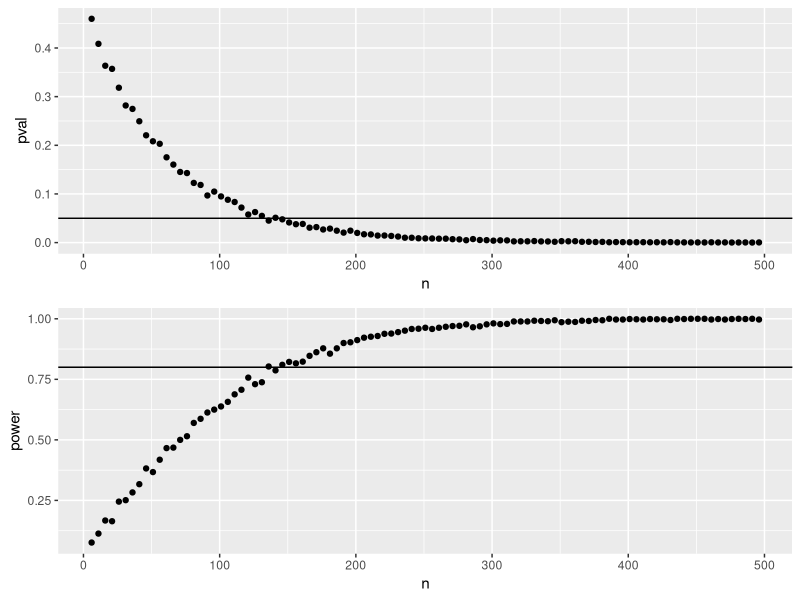
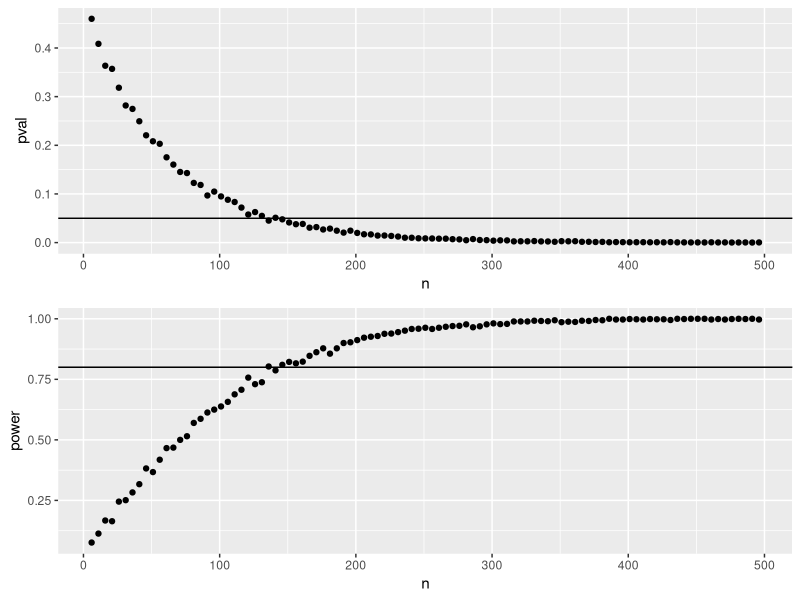

Source code (R) for these figures, in order:

library(tidyverse)




# this is the data that we calculate sample size/power based on
s24wt = c(0.75, 0.7, 0.6,0.6,0.6, 0.55, 0.4, 0.35, 0.25, 0.15, 0.15, 0.1, 0.01,0.01,0.01,0.01)
s24ko = c(0.75, 0.6, 0.45,0.45, 0.25,0.25,0.2,0.20, 0.19, 0.18,0.18, 0.1,0.1, 0.05, 0.02,0.02)

# function of monte carlo for 1000 times for each samples size
sims = function(s24wt, s24k){
    set.seed(1000)
    pvals = c()
    powers = c()
    # sample size
    n = seq(6,500,5)
    for(i in n){
        pval_temp = c() 
        for ( j in 1:1000){
            ko = sample(s24ko, i,  replace = TRUE)
            wt = sample(s24wt, i , replace = TRUE)
            r = t.test(ko, wt)
            pval_temp = append(pval_temp, r$p.value)
        }
        # mean of p value among 1000 simulations
        pvals = append(pvals, mean(pval_temp))
        # calculate power, which is how many time you identify significant results in 1000 simulations
        power_ = sum(pval_temp<0.05)/length(pval_temp)
        powers = append(powers, power_)
    }

    res = tibble(n = n, pval = pvals, power = powers) 
    return(res)
}

# run simulation
res = sims(s24wt, s24ko)

# final output
# pval
plot1 = res %>% ggplot(aes(n, pval)) + geom_point() + geom_hline(yintercept = 0.05)
# power 
plot2 = res %>% ggplot(aes(n, power)) + geom_point() + geom_hline(yintercept = 0.8)
plot = egg::ggarrange(plot1, plot2)
plot
